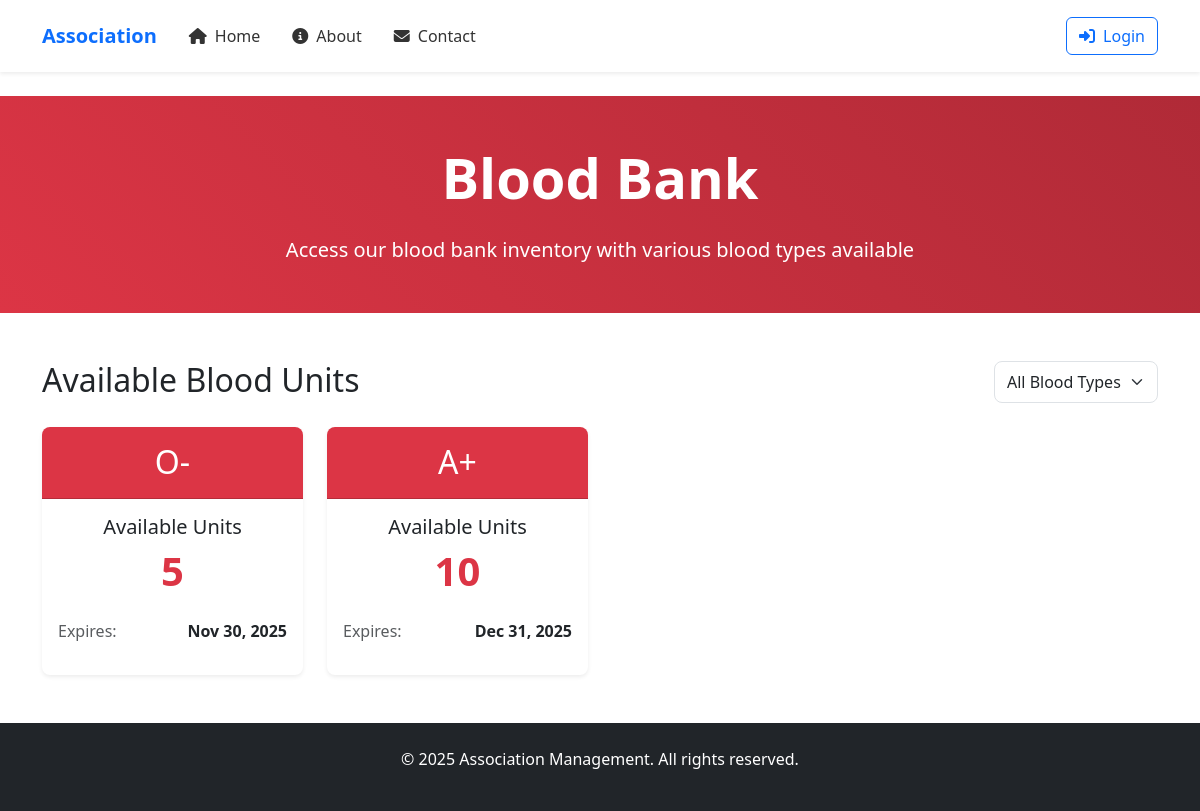
Page /app/blood.php on the earlier database version.
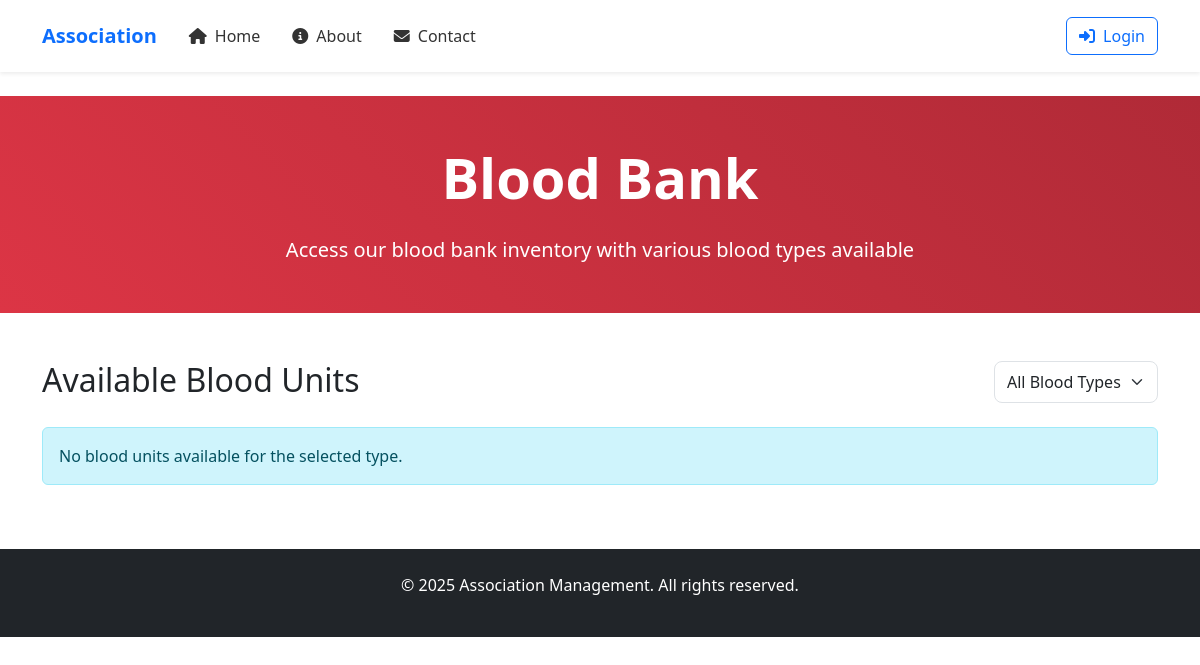
Same page on the later database version.
### tables this page shows
CREATE TABLE `blood` (
  `id` int NOT NULL,
  `blood_type` enum('A+','A-','B+','B-','AB+','AB-','O+','O-') NOT NULL,
  `quantity` int DEFAULT '0',
  `expiration_date` date NOT NULL,
  `created_at` timestamp NULL DEFAULT CURRENT_TIMESTAMP,
  `updated_at` timestamp NULL DEFAULT CURRENT_TIMESTAMP ON UPDATE CURRENT_TIMESTAMP
);

### app/blood.php (the view, shortened to what this page needs)
<?php
include 'includes/header.php';
include 'config/db.php';
try {
    $sql = "SELECT * FROM blood WHERE quantity > 0 AND expiration_date > CURDATE()";
    $sql .= " ORDER BY expiration_date ASC";
    $result = mysqli_query($conn, $sql);
} catch (Exception $e) {
    echo "<div class='alert alert-danger'>Error loading blood inventory: " . $e->getMessage() . "</div>";
}
?>
<section class="hero-blood bg-danger text-white py-5 text-center">
    <div class="container">
        <h1 class="display-4 fw-bold mb-4">Blood Bank</h1>
        <p class="lead mb-0">Access our blood bank inventory with various blood types available</p>
    </div>
</section>
<section id="blood" class="py-5">
    <div class="container">
        <div class="row mb-4">
            <div class="col-md-6">
                <h2 class="mb-0">Available Blood Units</h2>
            </div>
            <div class="col-md-6">
                <div class="d-flex justify-content-md-end align-items-center">
                    <select class="form-select w-auto" onchange="filterByType(this.value)">
                        <option value="">All Blood Types</option>
                    </select>
                </div>
            </div>
        </div>
        <div class="row g-4" id="bloodGrid">
            <?php if (mysqli_num_rows($result) > 0): ?>
                <?php while ($row = mysqli_fetch_assoc($result)): ?>
                    <div class="col-sm-6 col-md-4 col-lg-3">
                        <div class="card h-100 shadow-sm hover-shadow">
                            <div class="card-header text-center bg-danger text-white py-3">
                                <h3 class="h2 mb-0"><?= htmlspecialchars($row['blood_type']) ?></h3>
                            </div>
                            <div class="card-body d-flex flex-column">
                                <div class="text-center mb-4">
                                    <h4 class="h5">Available Units</h4>
                                    <span class="display-6 fw-bold text-danger"><?= $row['quantity'] ?></span>
                                </div>
                                <div class="mt-auto">
                                    <div class="d-flex justify-content-between align-items-center mb-3">
                                        <span class="text-muted">Expires:</span>
                                        <span class="fw-bold">
                                            <?= date('M d, Y', strtotime($row['expiration_date'])) ?>
                                        </span>
                                    </div>
                                </div>
                            </div>
                        </div>
                    </div>
                <?php endwhile; ?>
            <?php else: ?>
                <div class="col-12">
                    <div class="alert alert-info">
                        No blood units available for the selected type.
                    </div>
                </div>
            <?php endif; ?>
        </div>
    </div>
</section>
<link href="https://cdn.jsdelivr.net/npm/sweetalert2@11/dist/sweetalert2.min.css" rel="stylesheet">
<?php
include 'includes/footer.php';
?>

### app/includes/header.php (shortened to what this page needs)
<!DOCTYPE html>
<html lang="en">
<head>
    <link href="https://cdn.jsdelivr.net/npm/bootstrap@5.3.3/dist/css/bootstrap.min.css" rel="stylesheet">
    <link rel="stylesheet" href="https://cdnjs.cloudflare.com/ajax/libs/font-awesome/6.4.0/css/all.min.css">
    <link href="https://cdn.jsdelivr.net/npm/sweetalert2@11/dist/sweetalert2.min.css" rel="stylesheet">
</head>
<body>
    <nav class="navbar navbar-expand-lg shadow-sm mb-4">
        <div class="container">
            <a class="navbar-brand" href="index.php">Association</a>
            <div class="collapse navbar-collapse" id="navbarNav">
                <ul class="navbar-nav me-auto">
                    <li class="nav-item">
                        <a class="nav-link" href="index.php">
                            <i class="fas fa-home me-2"></i>Home
                        </a>
                    </li>
                    <li class="nav-item">
                        <a class="nav-link" href="about.php">
                            <i class="fas fa-info-circle me-2"></i>About
                        </a>
                    </li>
                    <li class="nav-item">
                        <a class="nav-link" href="contact.php">
                            <i class="fas fa-envelope me-2"></i>Contact
                        </a>
                    </li>
                </ul>
                <?php if (isset($_SESSION['role'])): ?>
                    <div class="d-flex align-items-center gap-3">
                        <div class="dropdown">
                            <a class="nav-link position-relative" href="#" id="notificationsDropdown" role="button"
                                data-bs-toggle="dropdown" aria-expanded="false">
                                <i class="fas fa-bell"></i>
                                <span
                                    class="position-absolute top-0 start-100 translate-middle badge rounded-pill bg-danger"
                                    id="notificationCount" style="display: none;">
                                    0
                                </span>
                            </a>
                            <div class="dropdown-menu dropdown-menu-end" aria-labelledby="notificationsDropdown"
                                style="width: 300px; max-height: 400px; overflow-y: auto;">
                                <h6 class="dropdown-header">Notifications</h6>
                                <div id="notificationList">
                                </div>
                            </div>
                        </div>
                        <div class="dropdown">
                            <button class="btn btn-link nav-link dropdown-toggle d-flex align-items-center gap-2"
                                type="button" data-bs-toggle="dropdown" aria-expanded="false">
                                <i class="fas fa-user-circle fa-lg"></i>
                                <span class="d-none d-lg-inline"><?= $_SESSION['name'] ?? 'User' ?></span>
                            </button>
                            <ul class="dropdown-menu dropdown-menu-end">
                                <?php if ($_SESSION['role'] == 'admin'): ?>
                                    <li>
                                        <a class="dropdown-item" href="dashboard/index.php">
                                            <i class="fas fa-tachometer-alt me-2"></i>Dashboard
                                        </a>
                                    </li>
                                    <li>
                                        <hr class="dropdown-divider">
                                    </li>
                                <?php endif; ?>
                                <li>
                                    <a class="dropdown-item" href="process/logout.php">
                                        <i class="fas fa-sign-out-alt me-2"></i>Logout
                                    </a>
                                </li>
                            </ul>
                        </div>
                    </div>
                <?php else: ?>
                    <a href="login.php" class="btn btn-outline-primary">
                        <i class="fas fa-sign-in-alt me-2"></i>Login
                    </a>
                <?php endif; ?>
            </div>
        </div>
    </nav>
</body>
</html>

### app/includes/footer.php (shortened to what this page needs)
<footer class="bg-dark text-white py-4">
    <div class="container text-center">
        <p>&copy; <?= date("Y"); ?> Association Management. All rights reserved.</p>
    </div>
</footer>
</body>
</html>

### app/includes/header.php (style rules this page uses)
.navbar { padding: 1rem; background-color: white !important; }
.navbar-brand { font-weight: bold; color: #0d6efd !important; }
.nav-link { color: #333 !important; padding: 0.5rem 1rem !important; transition: color 0.3s ease; }

### app/blood.php (style rules this page uses)
.hero-blood { background: linear-gradient(45deg, #dc3545, #b02a37); }
.form-select { border-radius: 0.5rem; padding: 0.5rem 2.25rem 0.5rem 0.75rem; border-color: #dee2e6; cursor: pointer; }
.hover-shadow { transition: transform 0.3s ease, box-shadow 0.3s ease; }
.card { border: none; border-radius: 0.5rem; overflow: hidden; }
.display-6 { font-size: 2.5rem; }

Differences in the rows shown:
removed blood: blood_type "O-", quantity "5", expiration_date "Nov 30, 2025"
removed blood: blood_type "A+", quantity "10", expiration_date "Dec 31, 2025"
Other differences:
text now shown: "No blood units available for the selected type."
